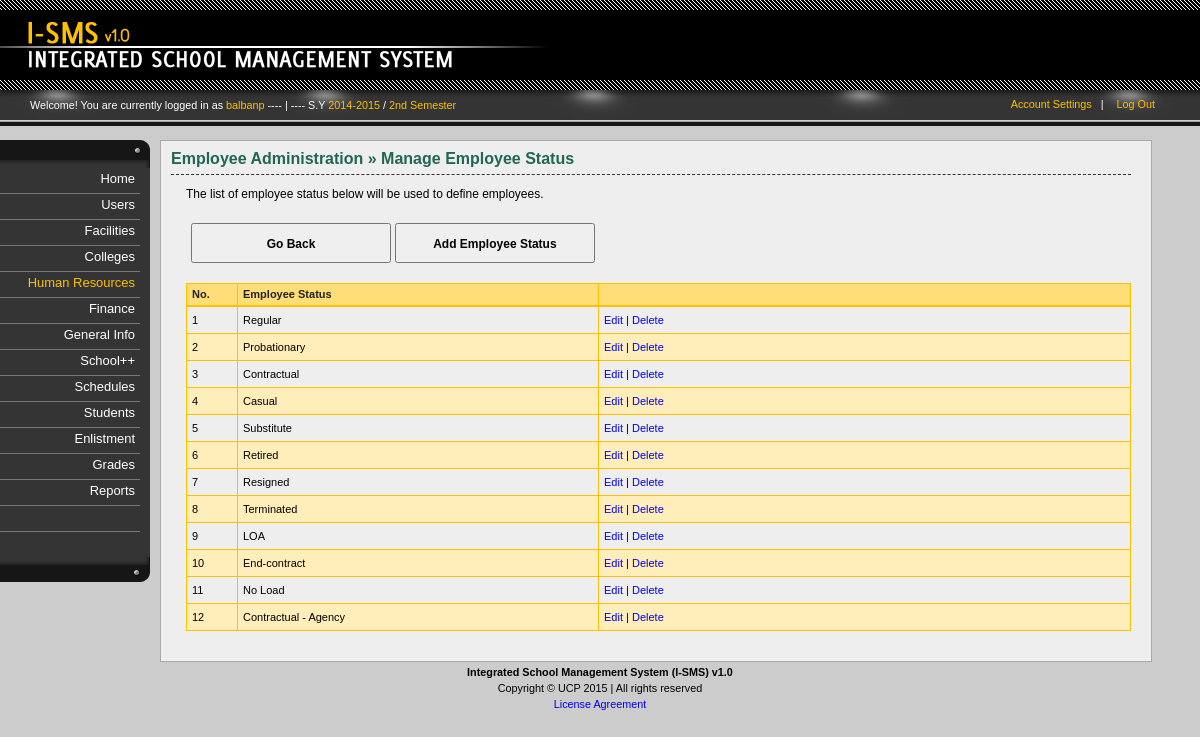
Page /employment-status.php (signed in) on the committed database.
### _system/_config/sys_config.php (called while the page is built, shortened)
<?php
		$DIR_SERVER_FOLDER = "";
		$DIR_CSS_DEFAULT = "http://" . $_SERVER['HTTP_HOST'] . $DIR_SERVER_FOLDER . "/design/default/css/";
?>

### _libs/classes/fix.inc.php (called while the page is built, shortened)
<?php
	class SchoolYear2{
		function __construct($year_id, $start, $end, $active){
			$this->start = $start;
			$this->end = $end;
		}
	}
	class Semester2{
		function __construct($semester_id, $description, $shorthand, $active){
			$this->description = $description;
		}
	}
	class FixManager{
		private $conn = null;
		function __construct($conn = null){
			if($conn !== null){
				$this->conn = $conn;
			} else {
				$this->error = "No defined connection.";
			}
		}
		function GetActiveSchoolYear(){
			$years = null;
			if($this->conn == null){
				$error = "No defined connection.";
				return null;
			} else {
				$conn = $this->conn;
				$query = "SELECT SchoolYearID, Start, End, Active FROM `sch-school_years` WHERE Active=1 ";
				$query .= "ORDER BY Start";
				$result = $conn->query($query);
				if($conn->error <> ""){
					$this->error = $conn->error;
				} else {
					$years = array();
					$ctr = 0;
					if($result->num_rows > 0){
						while($row = $result->fetch_assoc()){
							$years[$ctr] = new SchoolYear2($row['SchoolYearID'], $row['Start'], $row['End'], $row['Active']);
							$ctr++;
						}
					}
				}
			}
			return $years;
		}
		function GetActiveSemester(){
			$semesters = null;
			if($this->conn == null){
				$error = "No defined connection.";
				return null;
			} else {
				$conn = $this->conn;
				$query = "SELECT SemesterID, Description, Shorthand, Active FROM `sch-semesters` ";
				$query .= "WHERE 1=1 AND Active=1 ";
				$result = $conn->query($query);
				if($conn->error <> ""){
					$this->error = $conn->error;
				} else {
					$semesters = array();
					$ctr = 0;
					if($result->num_rows > 0){
						while($row = $result->fetch_assoc()){
							$semesters[$ctr] = new Semester2($row['SemesterID'], $row['Description'], $row['Shorthand'], $row['Active']);
							$ctr++;
						}
					}
				}
			}
			return $semesters;
		}
	}
?>

### _libs/classes/emp.inc.php (called while the page is built, shortened)
<?php
	class EmploymentStatus{
		function __construct($status_id, $description){
			$this->status_id = $status_id;
			$this->description = $description;
		}
	}
	class EmployeeManager{
		private $conn = null;
		function __construct($conn = null){
			if($conn !== null){
				$this->conn = $conn;
			} else {
				$this->error = "No defined connection.";
			}
		}
		function GetEmploymentStatuses($status_id = null){
			$statuses = null;
			if($this->conn == null){
				$error = "No defined connection.";
				return null;
			} else {
				$conn = $this->conn;
				$query = "SELECT StatusID, Description FROM `sch-employment_status` ";
				$query .= "ORDER BY StatusID ";
				$result = $conn->query($query);
				if($conn->error <> ""){
					$this->error = $conn->error;
				} else {
					$statuses = array();
					$ctr = 0;
					if($result->num_rows > 0){
						while($row = $result->fetch_assoc()){
							$statuses[$ctr] = new EmploymentStatus($row['StatusID'], $row['Description']);
							$ctr++;
						}
					}
				}
			}
			return $statuses;
		}
	}
?>

### employment-status.php (the view, shortened to what this page needs)
<?php
	require_once("_system/_config/sys_config.php");
	require_once(CLASSLIST . "user.inc.php");
	require_once(CLASSLIST . "menu.inc.php");
	require_once(CLASSLIST . "emp.inc.php");
	if(isset($_SESSION['UserInfo'])){
		$UserInfo = unserialize($_SESSION['UserInfo']);
	} else {
		header("Location: index.php?error=2");
		exit();
	}
	$ISMS = new ISMSConnection(CONNECTION_TYPE);
	$conn = $ISMS->GetConnection();
	$hnd = new EmployeeManager($conn);
	$statuses = $hnd->GetEmploymentStatuses();
?>
<!DOCTYPE html PUBLIC "-//W3C//DTD XHTML 1.0 Transitional//EN" "http://www.w3.org/TR/xhtml1/DTD/xhtml1-transitional.dtd">
<html lang="en-US" xml:lang="en-US" xmlns="http://www.w3.org/1999/xhtml">
	<head>
<?php
	require_once("_system/_config/head_config.php");
	echo "<link rel=\"stylesheet\" href=\"" . $DIR_CSS_DEFAULT . "home.css\" />";
	echo "<link rel=\"stylesheet\" href=\"" . $DIR_CSS_DEFAULT . "verticalnav.css\" />";
	echo "<link rel=\"stylesheet\" href=\"" . $DIR_CSS_DEFAULT . "columns.css\" />";
	echo "<link rel=\"stylesheet\" href=\"" . $DIR_CSS_DEFAULT . "content.css\" />";
	echo "<link rel=\"stylesheet\" href=\"" . $DIR_CSS_DEFAULT . "actions.css\" />";
	echo "<link rel=\"stylesheet\" href=\"" . $DIR_CSS_DEFAULT . "tables.css\" />";
	echo "<link rel=\"stylesheet\" href=\"" . $DIR_CSS_DEFAULT . "tweaks.css\" />";
?>
	</head>
	<body id="employment">
		<div id="container">
			<div id="header">
				<?php require_once("_system/main/banner.inc.php"); ?>
				<?php require_once("_system/main/dashboard.inc.php"); ?>
			</div><?php  ?>
			<div id="body">
				<div class="content">
					<div class="column" id="column-first">
						<?php require_once("_system/main/mainmenu.inc.php"); ?>
					</div>
					<div class="column" id="column-second">
						<div class="inner">
							<h1>
								<span class="Highlight">Employee Administration &raquo; Manage Employee Status</span>
							</h1>
							<p class="">The list of employee status below will be used to define employees.</p>
							<div id="actions">
								<p class="action">
									<input type="button" value="Go Back" onclick="window.location='employment.php'" />
									<input type="button" value="Add Employee Status" onclick="window.location='employment-status-add.php'" />
								</p>
							</div>
							<div class="table">
								<table class="positions" cellspacing="0" title="">
									<thead>
										<th id="Count">No.</th>
										<th id="Position">Employee Status</th>
										<th id="Actions"></th>
									</thead>
									<?php
										$ctr = 0;
										foreach($statuses as $item){
											$ctr++;
											if($ctr % 2 == 0){
												echo "<tr class=\"even\">";
											} else {
												echo "<tr class=\"odd\">";
											}
												echo "<td>{$ctr}</td>";
												echo "<td>{$item->description}</td>";
												echo "<td class=\"Actions\">";
													echo "<a href=\"employment-status-edit.php?id={$item->status_id}\">Edit</a>";
													echo " | ";
													echo "<a href=\"employment-status-process.php?id={$item->status_id}&action=delete\" onclick=\"return confirm('Delete employee status? Click OK to continue.')\">Delete</a>";
												echo "</td>";
											echo "</tr>";
										}
									?>
								</table>
							</div>
						</div>
					</div>
				</div>
			</div><?php  ?>
			<div id="footer">
				<?php require_once("_system/main/footer.inc.php"); ?>
			</div><?php  ?>
		</div>
	</body>
</html>

### _system/main/dashboard.inc.php (shortened to what this page needs)
<div id="dashboard">
	<div class="inner">
		<p class="greetings">Welcome! You are currently logged in as
			<span class="highlight">
				<?php echo $UserInfo->username; ?>
			</span>
			<?php
				require_once(CLASSLIST . 'fix.inc.php');
				$ISMS2 = new ISMSConnection(CONNECTION_TYPE);
				$conn2 = $ISMS2->GetConnection();
				$dash = new FixManager($conn2);
				$tmp_sy = $dash->GetActiveSchoolYear();
				$tmp_sem = $dash->GetActiveSemester();
				$curr_sy = $tmp_sy[0]->start . "-" . $tmp_sy[0]->end;
				$curr_sem = $tmp_sem[0]->description;
				if(isset($curr_sy)){
					echo " ---- | ---- S.Y <span class=\"highlight\">" . $curr_sy;
					echo "</span> / <span class=\"highlight\">" . $curr_sem . "</span>";
				}
			?>
		</p>
		<div class="options">
			<ul>
				<li><a href="account-settings.php">Account Settings</a>&nbsp;&nbsp;&nbsp;|</li>
				<li><a href="logout.php">Log Out</a></li>
			</ul>
		</div>
	</div>
</div>

### design/default/css/general.css (style rules this page uses)
html { font: 67.5% Arial, Tahoma, Verdana, "Times New Roman"; }
body { font-size: 100%; background-color: #f0efef; background-color: #ccc; background-image: url(../images/logo.png); padding-bottom: 20px; }
#header { height: 90px; background-color: #000; }
p { line-height: 1.5em; }
p.action input { width: 200px; height: 40px; font-weight: bold; font-family: Arial!important; }
p.action { font-size: 14px!important; }

### design/default/css/home.css (style rules this page uses)
#header { margin-bottom: 50px; }
#dashboard .inner { display: block; height: 24px; padding: 7px 0px 5px 30px; background-image: url("../images/dashboard.png"); background-color: #000; position:relative; }
#dashboard .options { position: absolute;right: 35px;top: 9px; width: 200px; text-align: right; }
#dashboard .options a { color: #ffc000; text-decoration: none }
#dashboard .options ul li { display: inline; margin-right: 10px; color: #fff; }
#dashboard .greetings { margin-top: 0px; color: #fff; }
#dashboard .inner .greetings .highlight { color: #ffc000; }

### design/default/css/columns.css (style rules this page uses)
.content div.column { float: left; }
#column-first { width: 160px; }
#column-second { width: 80%; background-color: #eee; border: 1px solid #aaa; padding: 10px 20px 30px 10px; color: 333; overflow: hidden; }

### design/default/css/content.css (style rules this page uses)
div#body { padding-bottom: 20px; }
div#column-second h1 { font-size: 16px; padding: 10px 30px 7px 0px; border-bottom: 1px dashed #333; margin-top: 10px; }
div#column-second h1:first-child { font-size: 16px; padding: 0px 30px 7px 0px; border-bottom: 1px dashed #333; margin-top: 0px; border-top: 0; }
div#column-second h1 span.Highlight { color: #226555; font-weight: bold; }
div#column-second p { margin: 10px 20px 0px 15px; font-size: 12px; }
div#actions p { font-size: 11px; }
div#actions input { font-size: 12px; font-family: "Century Gothic", Arial, Tahoma, Verdana, "Times New Roman" }

### design/default/css/actions.css (style rules this page uses)
div#actions { margin: 5px 0px 0px 0px; padding: 5px 5px 10px 5px; }
p.action input { padding: 3px 10px 2px 10px; }

### design/default/css/tables.css (style rules this page uses)
div.table { margin-left: 15px; margin-top: 10px; font-size: 11px; }
div.table table { border: 1px solid #ffc000; }
div.table table thead th { background-color: #ffdd77; border-bottom: 2px solid #ffc000; color: #222; font-weight: bold; }
div.table table thead th, div.table table td { padding: 5px 5px 5px 5px; text-align:left; }
div.table table th,div.table table td { border-right: 1px solid #ffc000; border-bottom: 1px solid #ffc000; }
div.table table td { cursor: pointer; line-height: 16px; }
div.table table.positions { width: 100%; }
div.table td.Actions a { text-decoration: none; }
div.table td { vertical-align: middle; }
div.table th { vertical-align: middle; }
table.positions th#Count { width: 40px; }
table.positions th#Position { width: 350px; }
tr.even { background-color: #ffeeb9; }

### rows in the picture
sch-school_years: curr_sy "2014-2015"
sch-semesters: Description "2nd Semester"
sch-employment_status: Description "Regular"
sch-employment_status: Description "Probationary"
sch-employment_status: Description "Contractual"
sch-employment_status: Description "Casual"
sch-employment_status: Description "Substitute"
sch-employment_status: Description "Retired"
sch-employment_status: Description "Resigned"
sch-employment_status: Description "Terminated"
sch-employment_status: Description "LOA"
sch-employment_status: Description "End-contract"
sch-employment_status: Description "No Load"
sch-employment_status: Description "Contractual - Agency"

### other values in the picture
$UserInfo->username "balbanp"
$MenuItem->display "Home"
$MenuItem->display "Users"
$MenuItem->display "Facilities"
$MenuItem->display "Colleges"
$MenuItem->display "Human Resources"
$MenuItem->display "Finance"
$MenuItem->display "General Info"
$MenuItem->display "School++"
$MenuItem->display "Schedules"
$MenuItem->display "Students"
$MenuItem->display "Enlistment"
$MenuItem->display "Grades"
$MenuItem->display "Reports"
